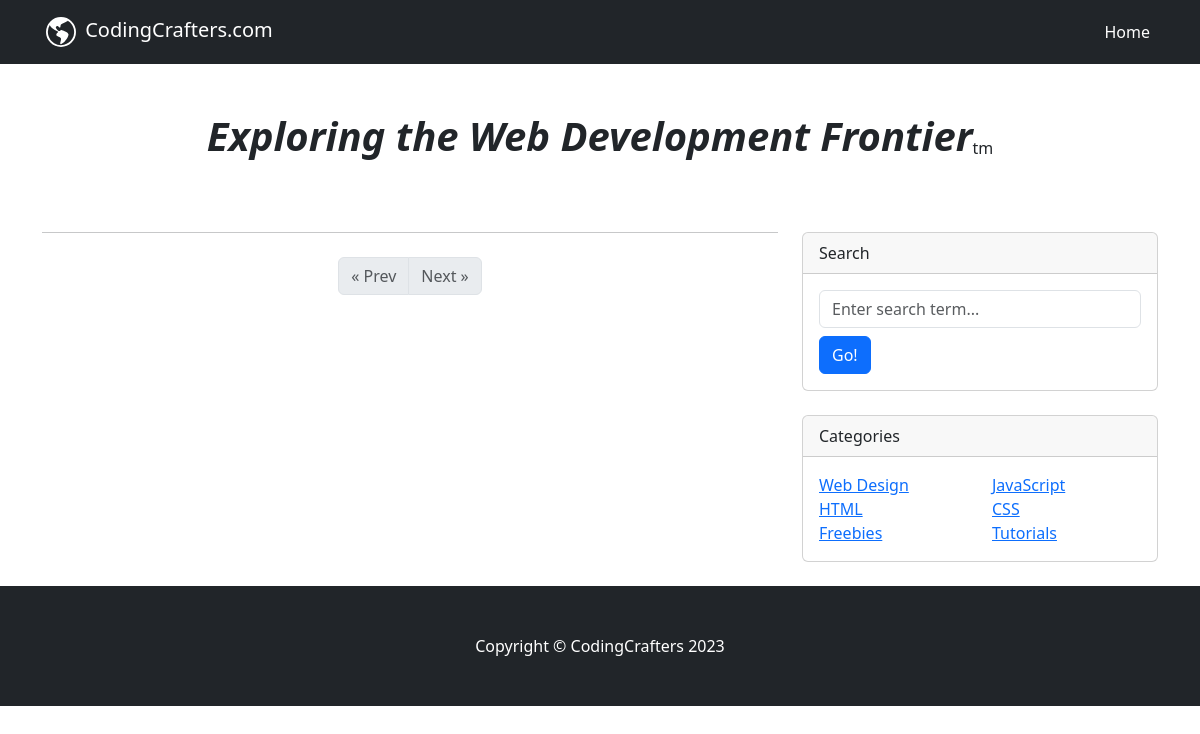
The page /index?category=Tutorials on the database as committed earlier.
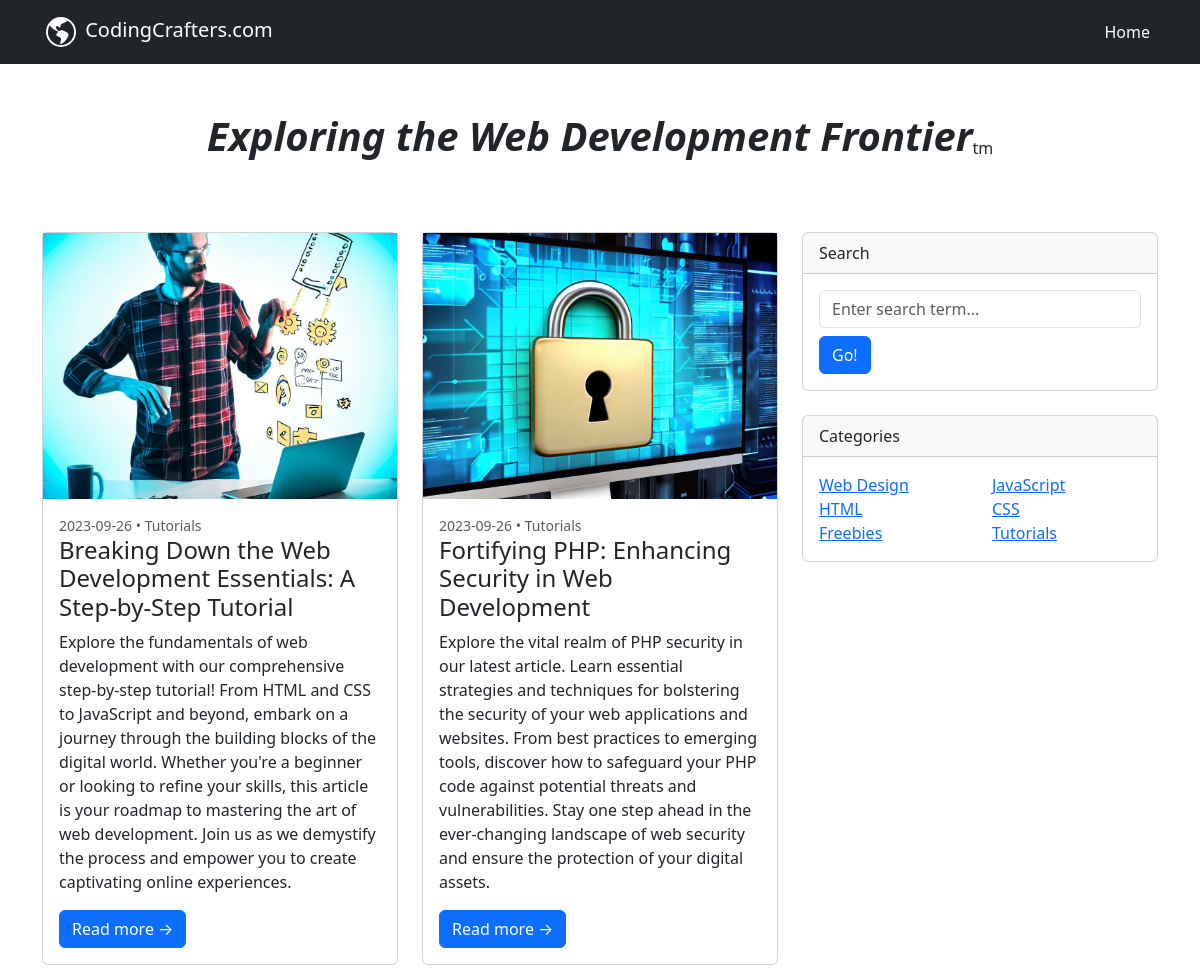
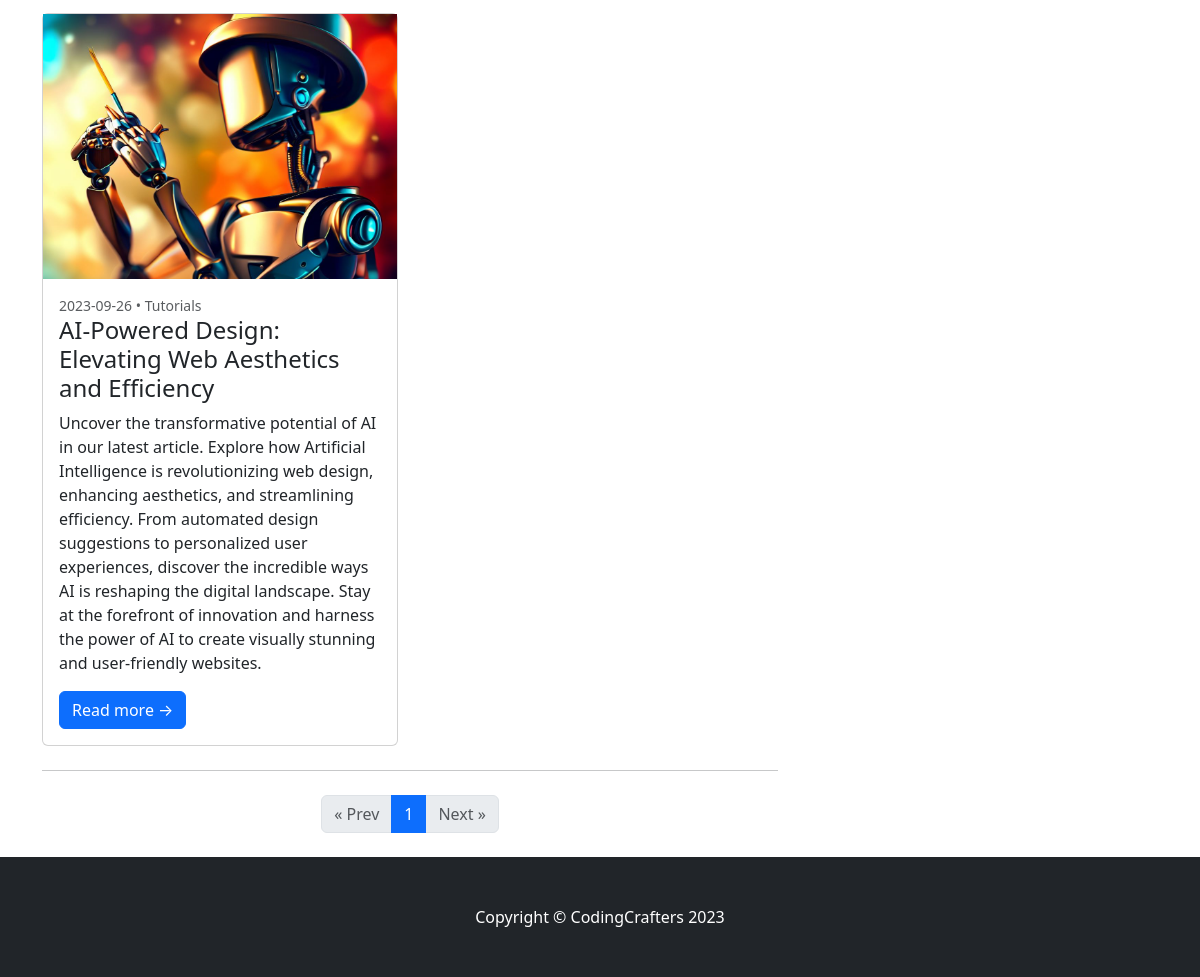
The same page on the database as committed later (2 pictures, top to bottom).
### tables this page shows
CREATE TABLE `post` (
  `post_id` int(11) NOT NULL,
  `title` text NOT NULL,
  `description` text NOT NULL,
  `content` text NOT NULL,
  `image` text NOT NULL,
  `featured` tinyint(1) NOT NULL,
  `date` date NOT NULL,
  `category` text NOT NULL,
  `user_id` int(11) DEFAULT NULL
);

### index.php (the view, shortened to what the changed rows need)
<?php
require_once "./php/db_connect.php";
try {
    $current_page = isset($_GET['page']) ? intval($_GET['page']) : 1;
    $offset = ($current_page - 1) * RESULTS_PER_PAGE;
    if (isset($_GET['category'])) {
        $category = filter_input(INPUT_GET, 'category', FILTER_SANITIZE_STRING);
        $sql = 'SELECT * FROM post WHERE category = :category ORDER BY date DESC';
        $stmt = $connection->prepare($sql);
        $stmt->bindParam(':category', $category, PDO::PARAM_STR);
        $stmt->execute();
        $blogPosts = $stmt->fetchAll(PDO::FETCH_ASSOC);
    } else if (isset($_POST['search_term'])) {
        $search_term = $_POST['search_term'];
        $escaped_search_term = '%' . $search_term . '%';
        $sql = "SELECT * FROM post WHERE title LIKE :search_term OR description LIKE :search_term ORDER BY date DESC";
        $stmt = $connection->prepare($sql);
        $stmt->bindParam(':search_term', $escaped_search_term, PDO::PARAM_STR);
        $stmt->execute();
        $blogPosts = $stmt->fetchAll(PDO::FETCH_ASSOC);
    }
    $total_results = count($blogPosts);
    $total_pages = ceil($total_results / RESULTS_PER_PAGE);
    $blogPosts = array_slice($blogPosts, $offset, RESULTS_PER_PAGE);
} catch (PDOException $e) {
    error_log('PDOException: ' . $e->getMessage());
    die('Sorry, an error occurred on the page. Please try again later.');
}
?>
<!DOCTYPE html>
<html lang="en">
<head>
    <link href="https://cdn.jsdelivr.net/npm/bootstrap@5.3.0/dist/css/bootstrap.min.css" rel="stylesheet"
>
    <link href="./assets/css/styles.css" rel="stylesheet" />
</head>
<body>
    <div class='container mt-5 d-flex justify-content-center '>
        <h1 class='fw-bold fst-italic'>Exploring the Web Development Frontier</h2>
            <div class="divider my-4">tm</div>
    </div>
    <div class="container mt-5">
        <div class="row">
            <div class="col-lg-8">
                <div class="row">
                    <?php
                    $cantidad = count($blogPosts);
                    for ($i = 0; $i < $cantidad; $i++) {
                        if ($i % 2 === 0) {
                            ?>
                            <div class="col-lg-6">
                                <?php
                        }
                        ?>
                            <div class="card mb-4">
                                <div class="card-image-container">
                                    <a href="./pages/post?post_id=<?= $blogPosts[$i]['post_id'] ?>">
                                        <div class="aspect-ratio-container">
                                            <img class="aspect-ratio-content"
                                                src="./assets/images/uploads/<?= $blogPosts[$i]['image']; ?>"
                                                alt="<?= $blogPosts[$i]['image']; ?>" />
                                        </div>
                                    </a>
                                </div>
                                <div class="card-body">
                                    <div class="small text-muted">
                                        <?= $blogPosts[$i]['date']; ?> •
                                        <?= $blogPosts[$i]['category']; ?>
                                    </div>
                                    <h2 class="card-title h4">
                                        <?= $blogPosts[$i]['title']; ?>
                                    </h2>
                                    <p class="card-text">
                                        <?= $blogPosts[$i]['description']; ?>
                                    </p>
                                    <a class="btn btn-primary"
                                        href="./pages/post?post_id=<?= $blogPosts[$i]['post_id'] ?>">Read more
                                        →</a>
                                </div>
                            </div>
                            <?php
                            if ($i % 2 === 1 || $i === count($blogPosts) - 1) {
                                ?>
                            </div>
                            <?php
                            }
                    }
                    ?>
                </div>
                <nav aria-label="Pagination">
                    <ul class="pagination justify-content-center my-4">
                        <?php for ($p = 1; $p <= $total_pages; $p++): ?>
                            <?php if ($current_page == $p): ?>
                                <li class="page-item active" aria-current="page"><span class="page-link">
                                        <?= $p; ?>
                                    </span></li>
                            <?php else: ?>
                                <li class="page-item"><a class="page-link" href="?page=<?= $p; ?>">
                                        <?= $p; ?>
                                    </a></li>
                            <?php endif; ?>
                        <?php endfor; ?>
                    </ul>
                </nav>
            </div>
        </div>
    </div>
</body>
</html>

Rows that differ between the two databases and show on the page:
added post: image (picture), date "2023-09-26", category "Tutorials", title "Breaking Down the Web Development Essentials: A Step-by-Step Tutorial", description "Explore the fundamentals of web development with our comprehensive step-by-step tutorial! From HTML and CSS to JavaScript and beyond, embark on a journey through the building blocks of the digital world. Whether you're a beginner or looking to refine your skills, this article is your roadmap to mastering the art of web development. Join us as we demystify the process and empower you to create captivating online experiences."
added post: image (picture), date "2023-09-26", category "Tutorials", title "AI-Powered Design: Elevating Web Aesthetics and Efficiency", description "Uncover the transformative potential of AI in our latest article. Explore how Artificial Intelligence is revolutionizing web design, enhancing aesthetics, and streamlining efficiency. From automated design suggestions to personalized user experiences, discover the incredible ways AI is reshaping the digital landscape. Stay at the forefront of innovation and harness the power of AI to create visually stunning and user-friendly websites."
added post: image (picture), date "2023-09-26", category "Tutorials", title "Fortifying PHP: Enhancing Security in Web Development", description "Explore the vital realm of PHP security in our latest article. Learn essential strategies and techniques for bolstering the security of your web applications and websites. From best practices to emerging tools, discover how to safeguard your PHP code against potential threats and vulnerabilities. Stay one step ahead in the ever-changing landscape of web security and ensure the protection of your digital assets."
Other text that changed with them:
new list line: "1"
